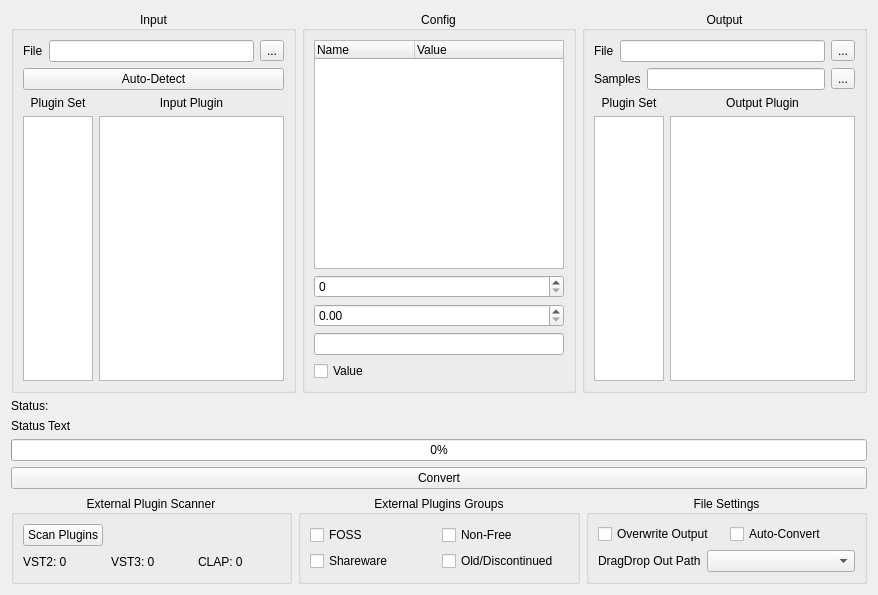
<?xml version="1.0" encoding="UTF-8"?>
<ui version="4.0">
 <class>MainWindow</class>
 <widget class="QWidget" name="MainWindow">
  <property name="geometry">
   <rect>
    <x>0</x>
    <y>0</y>
    <width>878</width>
    <height>595</height>
   </rect>
  </property>
  <property name="windowTitle">
   <string>Form</string>
  </property>
  <layout class="QVBoxLayout" name="verticalLayout">
   <item>
    <layout class="QHBoxLayout" name="AreasIO">
     <item>
      <widget class="QGroupBox" name="InputGroup">
       <property name="sizePolicy">
        <sizepolicy hsizetype="Preferred" vsizetype="Preferred">
         <horstretch>0</horstretch>
         <verstretch>0</verstretch>
        </sizepolicy>
       </property>
       <property name="minimumSize">
        <size>
         <width>240</width>
         <height>0</height>
        </size>
       </property>
       <property name="title">
        <string>Input</string>
       </property>
       <property name="alignment">
        <set>Qt::AlignCenter</set>
       </property>
       <layout class="QVBoxLayout" name="verticalLayout_4">
        <item>
         <layout class="QHBoxLayout" name="InputFileArea">
          <property name="sizeConstraint">
           <enum>QLayout::SetDefaultConstraint</enum>
          </property>
          <item>
           <widget class="QLabel" name="InputTextFile">
            <property name="text">
             <string>File</string>
            </property>
           </widget>
          </item>
          <item>
           <widget class="QLineEdit" name="InputFilePath"/>
          </item>
          <item>
           <widget class="QToolButton" name="InputFileButton">
            <property name="text">
             <string>...</string>
            </property>
           </widget>
          </item>
         </layout>
        </item>
        <item>
         <widget class="QPushButton" name="AutoDetectButton">
          <property name="sizePolicy">
           <sizepolicy hsizetype="Minimum" vsizetype="Fixed">
            <horstretch>0</horstretch>
            <verstretch>0</verstretch>
           </sizepolicy>
          </property>
          <property name="text">
           <string>Auto-Detect</string>
          </property>
         </widget>
        </item>
        <item>
         <layout class="QGridLayout" name="InputListArea">
          <item row="2" column="1">
           <widget class="QListWidget" name="ListWidget_InPlugin">
            <property name="sizePolicy">
             <sizepolicy hsizetype="Expanding" vsizetype="Expanding">
              <horstretch>0</horstretch>
              <verstretch>0</verstretch>
             </sizepolicy>
            </property>
            <property name="styleSheet">
             <string notr="true">font: 15pt &quot;Ubuntu&quot;;</string>
            </property>
           </widget>
          </item>
          <item row="2" column="0">
           <widget class="QListWidget" name="ListWidget_InPlugSet">
            <property name="maximumSize">
             <size>
              <width>100</width>
              <height>10000</height>
             </size>
            </property>
           </widget>
          </item>
          <item row="1" column="1">
           <widget class="QLabel" name="label_4">
            <property name="text">
             <string>Input Plugin</string>
            </property>
            <property name="alignment">
             <set>Qt::AlignCenter</set>
            </property>
           </widget>
          </item>
          <item row="1" column="0">
           <widget class="QLabel" name="label_7">
            <property name="text">
             <string>Plugin Set</string>
            </property>
            <property name="alignment">
             <set>Qt::AlignCenter</set>
            </property>
           </widget>
          </item>
         </layout>
        </item>
       </layout>
      </widget>
     </item>
     <item>
      <widget class="QGroupBox" name="ConfigArea">
       <property name="sizePolicy">
        <sizepolicy hsizetype="Maximum" vsizetype="Preferred">
         <horstretch>0</horstretch>
         <verstretch>0</verstretch>
        </sizepolicy>
       </property>
       <property name="title">
        <string>Config</string>
       </property>
       <property name="alignment">
        <set>Qt::AlignCenter</set>
       </property>
       <layout class="QVBoxLayout" name="verticalLayout_7">
        <item>
         <widget class="QTreeWidget" name="ConfigList">
          <property name="sizePolicy">
           <sizepolicy hsizetype="Fixed" vsizetype="MinimumExpanding">
            <horstretch>0</horstretch>
            <verstretch>0</verstretch>
           </sizepolicy>
          </property>
          <property name="minimumSize">
           <size>
            <width>250</width>
            <height>0</height>
           </size>
          </property>
          <column>
           <property name="text">
            <string>Name</string>
           </property>
          </column>
          <column>
           <property name="text">
            <string>Value</string>
           </property>
          </column>
         </widget>
        </item>
        <item>
         <layout class="QVBoxLayout" name="verticalLayout_3">
          <item>
           <widget class="QSpinBox" name="ConfigInt"/>
          </item>
          <item>
           <widget class="QDoubleSpinBox" name="ConfigFloat"/>
          </item>
          <item>
           <widget class="QLineEdit" name="ConfigString"/>
          </item>
          <item>
           <widget class="QCheckBox" name="ConfigBool">
            <property name="text">
             <string>Value</string>
            </property>
           </widget>
          </item>
         </layout>
        </item>
       </layout>
      </widget>
     </item>
     <item>
      <widget class="QGroupBox" name="OutputGroup">
       <property name="minimumSize">
        <size>
         <width>240</width>
         <height>0</height>
        </size>
       </property>
       <property name="title">
        <string>Output</string>
       </property>
       <property name="alignment">
        <set>Qt::AlignCenter</set>
       </property>
       <layout class="QVBoxLayout" name="verticalLayout_2">
        <item>
         <layout class="QHBoxLayout" name="OutputFileArea">
          <item>
           <widget class="QLabel" name="OutputTextFile">
            <property name="text">
             <string>File</string>
            </property>
           </widget>
          </item>
          <item>
           <widget class="QLineEdit" name="OutputFilePath"/>
          </item>
          <item>
           <widget class="QToolButton" name="OutputFileButton">
            <property name="text">
             <string>...</string>
            </property>
           </widget>
          </item>
         </layout>
        </item>
        <item>
         <layout class="QHBoxLayout" name="OutputSampleArea_2">
          <item>
           <widget class="QLabel" name="OutputSampleFile">
            <property name="text">
             <string>Samples</string>
            </property>
           </widget>
          </item>
          <item>
           <widget class="QLineEdit" name="OutputSamplePath"/>
          </item>
          <item>
           <widget class="QToolButton" name="OutputSampleButton">
            <property name="text">
             <string>...</string>
            </property>
           </widget>
          </item>
         </layout>
        </item>
        <item>
         <layout class="QGridLayout" name="OutputListArea">
          <item row="1" column="0">
           <widget class="QListWidget" name="ListWidget_OutPlugSet">
            <property name="sizePolicy">
             <sizepolicy hsizetype="Expanding" vsizetype="Expanding">
              <horstretch>0</horstretch>
              <verstretch>9</verstretch>
             </sizepolicy>
            </property>
            <property name="minimumSize">
             <size>
              <width>0</width>
              <height>0</height>
             </size>
            </property>
            <property name="maximumSize">
             <size>
              <width>100</width>
              <height>10000</height>
             </size>
            </property>
           </widget>
          </item>
          <item row="0" column="0">
           <widget class="QLabel" name="label_8">
            <property name="text">
             <string>Plugin Set</string>
            </property>
            <property name="alignment">
             <set>Qt::AlignCenter</set>
            </property>
           </widget>
          </item>
          <item row="1" column="1">
           <widget class="QListWidget" name="ListWidget_OutPlugin">
            <property name="styleSheet">
             <string notr="true">font: 15pt &quot;Ubuntu&quot;;</string>
            </property>
           </widget>
          </item>
          <item row="0" column="1">
           <widget class="QLabel" name="label_9">
            <property name="text">
             <string>Output Plugin</string>
            </property>
            <property name="alignment">
             <set>Qt::AlignCenter</set>
            </property>
           </widget>
          </item>
         </layout>
        </item>
       </layout>
      </widget>
     </item>
    </layout>
   </item>
   <item>
    <layout class="QHBoxLayout" name="BottomArea">
     <item>
      <layout class="QVBoxLayout" name="AreaInteract">
       <item>
        <widget class="QLabel" name="StatusText">
         <property name="styleSheet">
          <string notr="true">font: 18pt &quot;Ubuntu&quot;;</string>
         </property>
         <property name="text">
          <string>Status: </string>
         </property>
        </widget>
       </item>
       <item>
        <widget class="QLabel" name="SubStatusText">
         <property name="text">
          <string>Status Text</string>
         </property>
        </widget>
       </item>
       <item>
        <widget class="QProgressBar" name="progressBar">
         <property name="value">
          <number>0</number>
         </property>
        </widget>
       </item>
       <item>
        <widget class="QPushButton" name="ConvertButton">
         <property name="sizePolicy">
          <sizepolicy hsizetype="Minimum" vsizetype="Minimum">
           <horstretch>0</horstretch>
           <verstretch>0</verstretch>
          </sizepolicy>
         </property>
         <property name="minimumSize">
          <size>
           <width>222</width>
           <height>0</height>
          </size>
         </property>
         <property name="styleSheet">
          <string notr="true">font: 20pt &quot;Source Sans Pro&quot;;</string>
         </property>
         <property name="text">
          <string>Convert</string>
         </property>
        </widget>
       </item>
       <item>
        <layout class="QHBoxLayout" name="ExtPluginArea">
         <item>
          <widget class="QGroupBox" name="ExtPlugScannerGroup">
           <property name="title">
            <string>External Plugin Scanner</string>
           </property>
           <property name="alignment">
            <set>Qt::AlignCenter</set>
           </property>
           <layout class="QVBoxLayout" name="verticalLayout_5">
            <item>
             <layout class="QHBoxLayout" name="horizontalLayout">
              <item>
               <widget class="QPushButton" name="PluginScanButton">
                <property name="sizePolicy">
                 <sizepolicy hsizetype="Fixed" vsizetype="Fixed">
                  <horstretch>0</horstretch>
                  <verstretch>0</verstretch>
                 </sizepolicy>
                </property>
                <property name="text">
                 <string>Scan Plugins</string>
                </property>
               </widget>
              </item>
              <item>
               <widget class="QLabel" name="PluginScanStatus">
                <property name="sizePolicy">
                 <sizepolicy hsizetype="Minimum" vsizetype="Preferred">
                  <horstretch>0</horstretch>
                  <verstretch>0</verstretch>
                 </sizepolicy>
                </property>
                <property name="text">
                 <string/>
                </property>
               </widget>
              </item>
             </layout>
            </item>
            <item>
             <layout class="QHBoxLayout" name="horizontalLayout_2">
              <item>
               <widget class="QLabel" name="ExtCountVST2">
                <property name="text">
                 <string>VST2: 0</string>
                </property>
               </widget>
              </item>
              <item>
               <widget class="QLabel" name="ExtCountVST3">
                <property name="text">
                 <string>VST3: 0</string>
                </property>
               </widget>
              </item>
              <item>
               <widget class="QLabel" name="ExtCountCLAP">
                <property name="text">
                 <string>CLAP: 0</string>
                </property>
               </widget>
              </item>
             </layout>
            </item>
           </layout>
          </widget>
         </item>
         <item>
          <widget class="QGroupBox" name="ExtPlugCatsGroup">
           <property name="sizePolicy">
            <sizepolicy hsizetype="Preferred" vsizetype="Preferred">
             <horstretch>0</horstretch>
             <verstretch>0</verstretch>
            </sizepolicy>
           </property>
           <property name="title">
            <string>External Plugins Groups</string>
           </property>
           <property name="alignment">
            <set>Qt::AlignCenter</set>
           </property>
           <layout class="QGridLayout" name="gridLayout_2">
            <item row="0" column="0">
             <layout class="QGridLayout" name="gridLayout">
              <item row="0" column="0">
               <widget class="QCheckBox" name="ExtPlugG_FOSS">
                <property name="sizePolicy">
                 <sizepolicy hsizetype="Minimum" vsizetype="Preferred">
                  <horstretch>0</horstretch>
                  <verstretch>0</verstretch>
                 </sizepolicy>
                </property>
                <property name="text">
                 <string>FOSS</string>
                </property>
               </widget>
              </item>
              <item row="1" column="0">
               <widget class="QCheckBox" name="ExtPlugG_Shareware">
                <property name="sizePolicy">
                 <sizepolicy hsizetype="Preferred" vsizetype="Fixed">
                  <horstretch>0</horstretch>
                  <verstretch>0</verstretch>
                 </sizepolicy>
                </property>
                <property name="text">
                 <string>Shareware</string>
                </property>
               </widget>
              </item>
              <item row="1" column="1">
               <widget class="QCheckBox" name="ExtPlugG_Old">
                <property name="sizePolicy">
                 <sizepolicy hsizetype="Preferred" vsizetype="Fixed">
                  <horstretch>0</horstretch>
                  <verstretch>0</verstretch>
                 </sizepolicy>
                </property>
                <property name="text">
                 <string>Old/Discontinued</string>
                </property>
               </widget>
              </item>
              <item row="0" column="1">
               <widget class="QCheckBox" name="ExtPlugG_NonFree">
                <property name="sizePolicy">
                 <sizepolicy hsizetype="Preferred" vsizetype="Fixed">
                  <horstretch>0</horstretch>
                  <verstretch>0</verstretch>
                 </sizepolicy>
                </property>
                <property name="text">
                 <string>Non-Free</string>
                </property>
               </widget>
              </item>
             </layout>
            </item>
           </layout>
          </widget>
         </item>
         <item>
          <widget class="QGroupBox" name="groupBox">
           <property name="title">
            <string>File Settings</string>
           </property>
           <property name="alignment">
            <set>Qt::AlignCenter</set>
           </property>
           <layout class="QVBoxLayout" name="verticalLayout_6">
            <item>
             <layout class="QHBoxLayout" name="horizontalLayout_3">
              <item>
               <widget class="QCheckBox" name="OverwriteOut">
                <property name="text">
                 <string>Overwrite Output</string>
                </property>
               </widget>
              </item>
              <item>
               <widget class="QCheckBox" name="AutoConvert">
                <property name="text">
                 <string>Auto-Convert</string>
                </property>
               </widget>
              </item>
             </layout>
            </item>
            <item>
             <layout class="QHBoxLayout" name="horizontalLayout_4">
              <item>
               <widget class="QLabel" name="label">
                <property name="sizePolicy">
                 <sizepolicy hsizetype="Maximum" vsizetype="Preferred">
                  <horstretch>0</horstretch>
                  <verstretch>0</verstretch>
                 </sizepolicy>
                </property>
                <property name="text">
                 <string>DragDrop Out Path</string>
                </property>
               </widget>
              </item>
              <item>
               <widget class="QComboBox" name="DndOutPathSelection">
                <property name="sizePolicy">
                 <sizepolicy hsizetype="Minimum" vsizetype="Fixed">
                  <horstretch>0</horstretch>
                  <verstretch>0</verstretch>
                 </sizepolicy>
                </property>
               </widget>
              </item>
             </layout>
            </item>
           </layout>
          </widget>
         </item>
        </layout>
       </item>
      </layout>
     </item>
    </layout>
   </item>
  </layout>
 </widget>
 <resources/>
 <connections/>
</ui>
